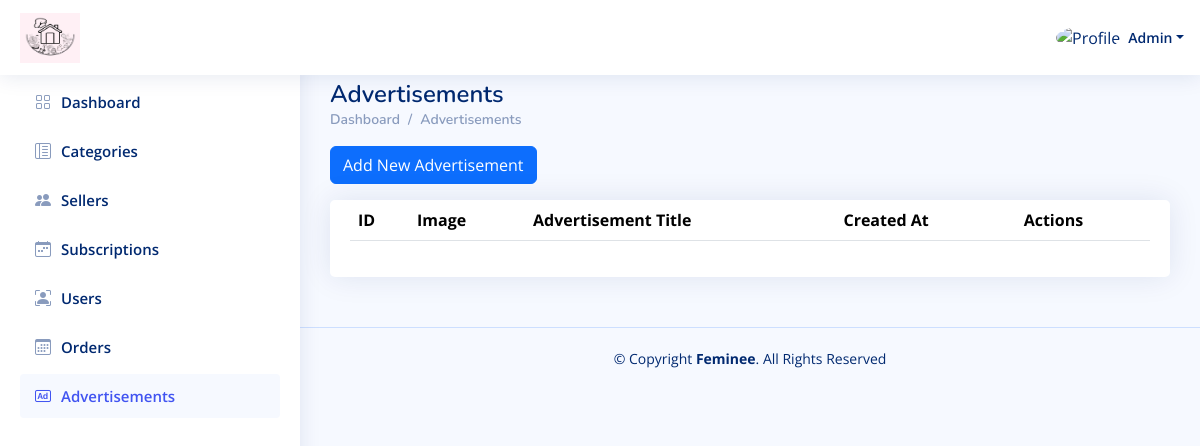
/Admin_Dashboard/Advertisements.php (signed in), run on an earlier commit of the app's database.
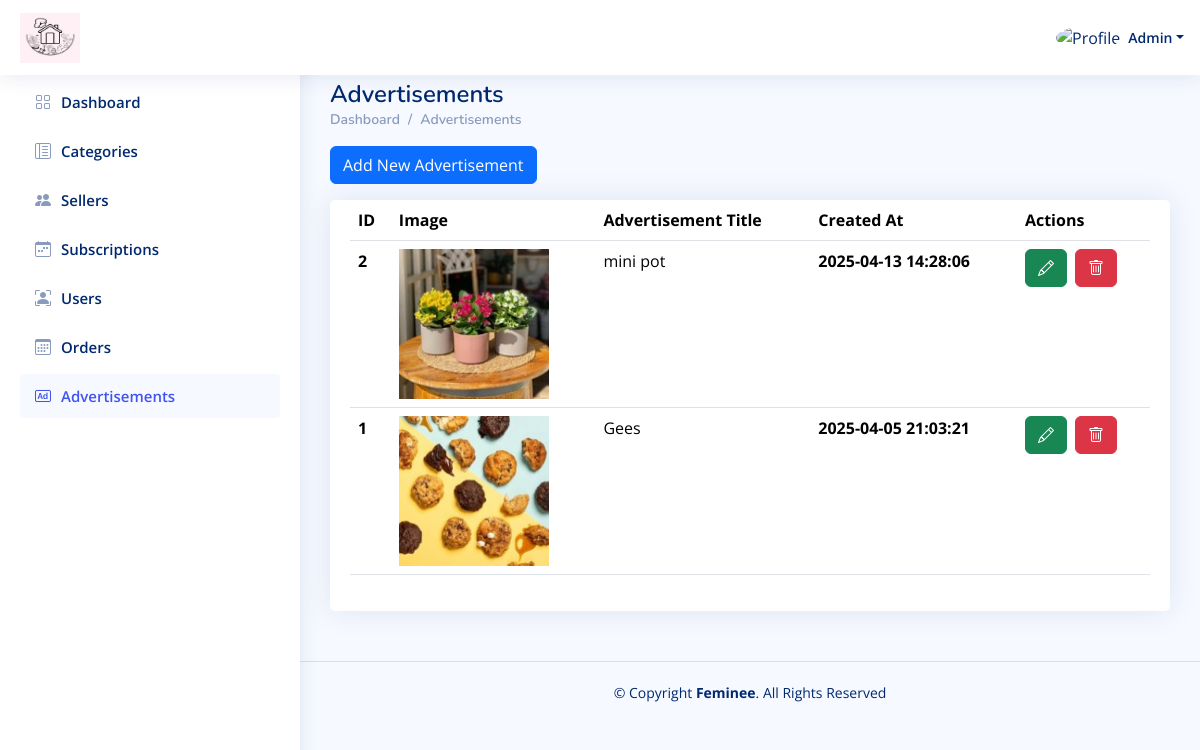
And on a later commit of the database.
### tables this page shows
CREATE TABLE `users` (
  `id` int(11) NOT NULL,
  `user_type_id` int(11) NOT NULL,
  `name` varchar(250) NOT NULL,
  `email` varchar(250) NOT NULL,
  `phone` varchar(250) NOT NULL,
  `password` varchar(250) NOT NULL,
  `total_rate` double NOT NULL DEFAULT 0,
  `image` varchar(250) DEFAULT NULL,
  `description` text DEFAULT NULL,
  `instagram_link` varchar(250) DEFAULT NULL,
  `active` int(11) NOT NULL DEFAULT 1,
  `created_at` timestamp NOT NULL DEFAULT current_timestamp()
);

CREATE TABLE `advertisements` (
  `id` int(11) NOT NULL,
  `title` varchar(250) NOT NULL,
  `description` text NOT NULL,
  `image` varchar(250) NOT NULL,
  `active` int(11) NOT NULL DEFAULT 1,
  `created_at` timestamp NOT NULL DEFAULT current_timestamp()
);

### Admin_Dashboard/Advertisements.php (the view, shortened to what this page needs)
<?php
include "../Connect.php";
$A_ID = $_SESSION['A_Log'];
if (!$A_ID) {
    echo '<script language="JavaScript">
     document.location="../Login.php";
    </script>';
} else {
    $sql1 = mysqli_query($con, "select * from users where id='$A_ID'");
    $row1 = mysqli_fetch_array($sql1);
    $name = $row1['name'];
}
?>
<!DOCTYPE html>
<html lang="en">
  <head>
    <link
      href="../assets/vendor/bootstrap/css/bootstrap.min.css"
      rel="stylesheet"
    />
    <link
      href="../assets/vendor/bootstrap-icons/bootstrap-icons.css"
      rel="stylesheet"
    />
    <link href="../assets/vendor/boxicons/css/boxicons.min.css" rel="stylesheet" />
    <link href="../assets/vendor/quill/quill.snow.css" rel="stylesheet" />
    <link href="../assets/vendor/quill/quill.bubble.css" rel="stylesheet" />
    <link href="../assets/vendor/remixicon/remixicon.css" rel="stylesheet" />
    <link href="../assets/vendor/simple-datatables/style.css" rel="stylesheet" />
    <link href="../assets/css/style.css" rel="stylesheet" />
  </head>
  <body>
    <header id="header" class="header fixed-top d-flex align-items-center">
      <div class="d-flex align-items-center justify-content-between">
        <a href="index.php" class="logo d-flex align-items-center">
          <img src="../assets/img/Logo.png" alt="" />
        </a>
      </div>
      <nav class="header-nav ms-auto">
        <ul class="d-flex align-items-center">
          <li class="nav-item dropdown pe-3">
            <a
              class="nav-link nav-profile d-flex align-items-center pe-0"
              href="#"
              data-bs-toggle="dropdown"
            >
              <img
                src="https://www.computerhope.com/jargon/g/guest-user.png"
                alt="Profile"
                class="rounded-circle"
              />
              <span class="d-none d-md-block dropdown-toggle ps-2"><?php echo $name ?></span> </a
            >
          </li>
        </ul>
      </nav>
    </header>
    <?php require './Aside-Nav/Aside.php'?>
    <main id="main" class="main">
      <div class="pagetitle">
        <h1>Advertisements</h1>
        <nav>
          <ol class="breadcrumb">
            <li class="breadcrumb-item"><a href="index.php">Dashboard</a></li>
            <li class="breadcrumb-item">Advertisements</li>
          </ol>
        </nav>
      </div>
      <section class="section">
        <div class="mb-3">
          <button
            type="button"
            class="btn btn-primary"
            data-bs-toggle="modal"
            data-bs-target="#verticalycentered"
          >
            Add New Advertisement
          </button>
        </div>
        <div class="row">
         <div class="col-lg-12 col-md-12 col-sm-12">
            <div class="card">
              <div class="card-body">
                <table class="table datatable">
                  <thead>
                    <tr>
                      <th scope="col">ID</th>
                      <th scope="col">Image</th>
                      <th scope="col">Advertisement Title</th>
                      <th scope="col">Created At</th>
                      <th scope="col">Actions</th>
                    </tr>
                  </thead>
                  <tbody>
                  <?php
$sql1 = mysqli_query($con, "SELECT * from advertisements ORDER BY id DESC");
while ($row1 = mysqli_fetch_array($sql1)) {
    $adv_id = $row1['id'];
    $adv_name = $row1['title'];
    $adv_image = $row1['image'];
    $active = $row1['active'];
    $created_at = $row1['created_at'];
    ?>
                    <tr>
                      <th scope="row"><?php echo $adv_id ?></th>
                      <th scope="row"><img src="<?php echo $adv_image ?>" alt="" width="150px" height="150px"></th>
                      <td><?php echo $adv_name ?></td>
                      <th scope="row"><?php echo $created_at ?></th>
                      <td>
              <div class="d-flex flex-column">
              <div class="d-flex mb-2">
                        <a href="./Edit-Adv.php?adv_id=<?php echo $adv_id ?>" class="btn btn-success me-2"
                          ><i class="bi bi-pencil"></i></a
                        >
                        <?php if ($active == 1) {?>
<a href="./DeleteOrRestoreAdv.php?adv_id=<?php echo $adv_id ?>&isActive=<?php echo 0 ?>" class="btn btn-danger"><i class="bi bi-trash"></i></a>
<?php } else {?>
  <a href="./DeleteOrRestoreAdv.php?adv_id=<?php echo $adv_id ?>&isActive=<?php echo 1 ?>" class="btn btn-primary"><i class="bi bi-arrow-clockwise"></i></a>
<?php }?>
                        </div>
              </div>
                      </td>
                    </tr>
<?php
}?>
                  </tbody>
                </table>
              </div>
            </div>
          </div>
        </div>
      </section>
    </main>
    <footer id="footer" class="footer">
      <div class="copyright">
        &copy; Copyright <strong><span>Feminee</span></strong
        >. All Rights Reserved
      </div>
    </footer>
  </body>
</html>

### Admin_Dashboard/Aside-Nav/Aside.php
<aside id="sidebar" class="sidebar">
  <ul class="sidebar-nav" id="sidebar-nav">
    <li class="nav-item">
      <a class="nav-link collapsed" href="index.php">
        <i class="bi bi-grid"></i>
        <span>Dashboard</span>
      </a>
    </li>
    <li class="nav-item">
      <a class="nav-link collapsed" href="./Categories.php">
        <i class="bi bi-layout-text-sidebar-reverse"></i><span>Categories</span>
      </a>
    </li>
    <li class="nav-item">
      <a class="nav-link collapsed" href="./Sellers.php">
        <i class="bi bi-people-fill"></i><span>Sellers</span>
      </a>
    </li>
    <li class="nav-item">
      <a class="nav-link collapsed" href="./Subscriptions.php">
        <i class="bi bi-calendar-week"></i><span>Subscriptions</span>
      </a>
    </li>
    <li class="nav-item">
      <a class="nav-link collapsed" href="./Users.php">
        <i class="bi bi-person-bounding-box"></i><span>Users</span>
      </a>
    </li>
    <li class="nav-item">
      <a class="nav-link collapsed" href="./Orders.php">
        <i class="bi bi-calendar3"></i><span>Orders</span>
      </a>
    </li>
    <li class="nav-item">
      <a class="nav-link collapsed" href="./Advertisements.php">
        <i class="bi bi-badge-ad"></i><span>Advertisements</span>
      </a>
    </li>
  </ul>
</aside>

### assets/css/style.css (style rules this page uses)
:root { scroll-behavior: smooth; }
body { font-family: "Open Sans", sans-serif; background: #f6f9ff; color: #444444; }
a { color: #4154f1; text-decoration: none; }
h1, h2, h3, h4, h5, h6 { font-family: "Nunito", sans-serif; }
#main { margin-top: 60px; padding: 20px 30px; transition: all 0.3s; }
.pagetitle { margin-bottom: 10px; }
.pagetitle h1 { font-size: 24px; margin-bottom: 0; font-weight: 600; color: #012970; }
.card { margin-bottom: 30px; border: none; border-radius: 5px; box-shadow: 0px 0 30px rgba(1, 41, 112, 0.1); }
.card-body { padding: 0 20px 20px 20px; }
.breadcrumb { font-size: 14px; font-family: "Nunito", sans-serif; color: #899bbd; font-weight: 600; }
.breadcrumb a { color: #899bbd; transition: 0.3s; }
.breadcrumb .breadcrumb-item::before { color: #899bbd; }
.logo { line-height: 1; }
@media (min-width: 1200px) { .logo { width: 280px; } }
.logo img { max-height: 50px; width: 60px; margin-right: 6px; }
.header { transition: all 0.5s; z-index: 997; height: 75px; box-shadow: 0px 2px 20px rgba(1, 41, 112, 0.1); background-color: #fff; padding-left: 20px; }
.header-nav ul { list-style: none; }
.header-nav>ul { margin: 0; padding: 0; }
.header-nav .nav-profile { color: #012970; }
.header-nav .nav-profile img { max-height: 36px; }
.header-nav .nav-profile span { font-size: 14px; font-weight: 600; }
.sidebar { position: fixed; top: 60px; left: 0; bottom: 0; width: 300px; z-index: 996; transition: all 0.3s; padding: 20px; overflow-y: auto; scrollbar-width: thin; scrollbar-color: #aab7cf transparent; box-shadow: 0px 0px 20px rgba(1, 41, 112, 0.1); background-color: #fff; }
@media (min-width: 1200px) { #main, #footer { margin-left: 300px; } }
.sidebar-nav { padding: 0; margin: 0; list-style: none; }
.sidebar-nav li { padding: 0; margin: 0; list-style: none; }
.sidebar-nav .nav-item { margin-bottom: 5px; }
.sidebar-nav .nav-link { display: flex; align-items: center; font-size: 15px; font-weight: 600; color: #4154f1; transition: 0.3; background: #f6f9ff; padding: 10px 15px; border-radius: 4px; }
.sidebar-nav .nav-link i { font-size: 16px; margin-right: 10px; color: #4154f1; }
.sidebar-nav .nav-link.collapsed { color: #012970; background: #fff; }
.sidebar-nav .nav-link.collapsed i { color: #899bbd; }
.footer { padding: 20px 0; font-size: 14px; transition: all 0.3s; border-top: 1px solid #cddfff; }
.footer .copyright { text-align: center; color: #012970; }

What changed in the data, as far as the page shows it:
added advertisements: id "2", image (picture), title "mini pot", created_at "2025-04-13 14:28:06"
added advertisements: id "1", image (picture), title "Gees", created_at "2025-04-05 21:03:21"
